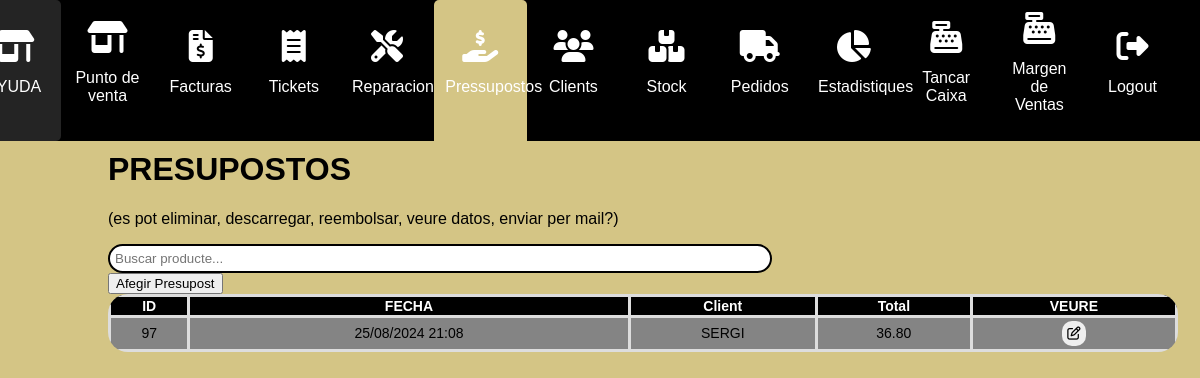
The app's page /presupostos/ (signed in) with its own data.
### myapp/models.py (models this page shows)
class Pressupost(models.Model):
    persona_id=models.IntegerField()
    date=models.DateTimeField()
    facturat=models.CharField(max_length=100, default="no")
    total= models.DecimalField(max_digits=9999999, decimal_places=2)

### myapp/views.py (the view)
# urls.py: path("presupostos/", views.presupostos, name="presupostos"),
@login_required
def presupostos(request):
    personas=Persona.objects.all()
    producte=Producto.objects.all()
    pressupostos=Pressupost.objects.all()
    for pres in pressupostos:
        nom_cli=Persona.objects.get(id=pres.persona_id).nombre
        pres.persona_id=nom_cli
    return render(request, "presupostos.html",{"persona":personas,"producte":producte,"pressupostos":pressupostos})

### myapp/templates/presupostos.html (shortened to what this page needs)
{% extends "layouts/base.html" %}
{% block content %}
<!DOCTYPE html>
<html lang="en">
<head>
</head>
<body>
<div class="main-content">
    <div class="products-section">
        <h1>PRESUPOSTOS</h1>
<p>(es pot eliminar, descarregar, reembolsar, veure datos, enviar per mail?)</p>
<input type="text" id="searchInput" placeholder="Buscar producte...">
<button id="afegir-reparacio-btn">Afegir Presupost</button>
    </div>
    <form method="post">
        <table id="productTable">
            <thead>
            <tr>
                <th>ID</th>
                <th>FECHA</th>
               <th>Client</th>
                <th>Total</th>
                <th>VEURE</th>
            </tr>
            </thead>
            <tbody>
            {% for pressupost in pressupostos %}
            <tr class="filaTicket">
                <td>{{ pressupost.id }}</td>
               <td>{{ pressupost.date|date:"d/m/Y H:i" }}</td>
                <td>{{ pressupost.persona_id }} </td>
                <td>{{ pressupost.total }} </td>
                <td><button type="button" class="popup-trigger" data-pressupost-id="{{ pressupost.id }}"><i
                        class="fa-regular fa-pen-to-square"></i></button></td>
            </tr>
            {% endfor %}
            </tbody>
        </table>
    </form>
    </div>
</body>
</html>
{% endblock %}

### myapp/static/styles/main.css (style rules this page uses)
.main-content { margin-top:10vh; }
body { margin: 0; padding: 0; font-family: Arial, sans-serif; background: rgb(212, 197, 133); color: #000000; }
.main-content { padding-left: 9%; overflow: hidden; margin-top:130px; }
.products-section { float: left; width: 48%; margin-right: 2%; }
#searchInput { margin-bottom: 10px; padding: 5px; width: 85%; border-radius: 30px; border-style: 5px; -webkit-border-radius: 30px; -moz-border-radius: 30px; -ms-border-radius: 30px; -o-border-radius: 30px; align-items: center; }
table { width: 98%; border-collapse: collapse; }
table th, table td { padding: 1px; text-align: center; border: 3px solid #ddd; }
table th { background-color: #000000; color: #ffffff; text-align: center; }
tr:nth-child(odd) { background-color: #848484; }
#productTable { border-radius: 20px; overflow: hidden; -webkit-border-radius: 20px; -moz-border-radius: 20px; -ms-border-radius: 20px; -o-border-radius: 20px; font-size: 14px; }
input { border-radius: 10px; -webkit-border-radius: 10px; -moz-border-radius: 10px; -ms-border-radius: 10px; -o-border-radius: 10px; text-decoration: none; display: inline-block; border: 2px black solid; padding-left: 5px; }
td button, cart-button button { display: inline-block; border: none; border-radius: 10px; border:none; padding: 5px; -webkit-border-radius: 10px; -moz-border-radius: 10px; -ms-border-radius: 10px; -o-border-radius: 10px; margin: 1%; }
#searchInput { width:650px; margin: 0 20px 0 0px; }

### myapp/templates/presupostos.html (style rules this page uses)
body { font-family: Arial, sans-serif; }

### records on screen
Pressupost: id "97", date "25/08/2024 21:08", persona_id "SERGI", total "36.80"
